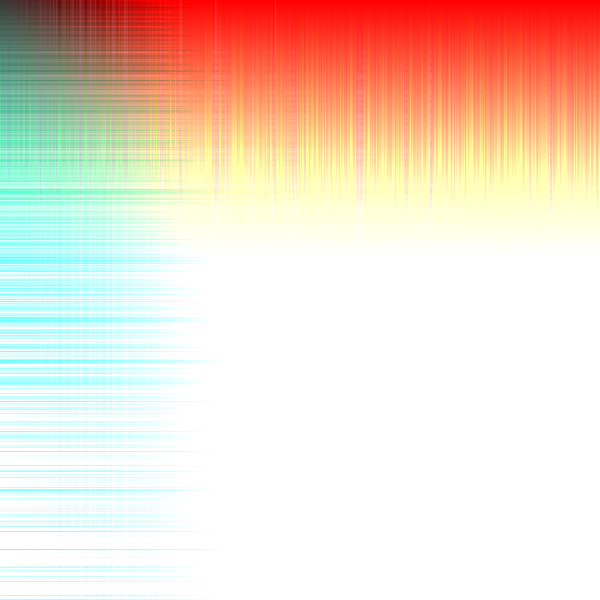
Frame 1 (no input)
Frame 60 (no input): identical to frame 1, image omitted
Frame 120 (the mouse pressed at the canvas centre since frame 60): identical to frame 1, image omitted

The p5.js sketch that drew this single still picture (run headless with seeded random() and noise() and a simulated clock; from frame 60 on, the mouse is pressed at the canvas centre):

// p5.js sketch
// ── sketch.js
// Based off of Dan Schiffman's code for The Coding Train 11.3 "The Pixel Array":
// https://www.youtube.com/watch?v=nMUMZ5YRxHI

function setup() {
  createCanvas(600, 600);
  ellipseMode(CENTER);
  fill(200, 50, 100);
  noStroke();
  pixelDensity(1);
}


function draw() {
  background(255);
  loadPixels();

  for (var y = 0; y < height; y++) {
    for (var x = 0; x < width; x++) {
      var index = (x + y * width) * 4;
      let nx = noise(x * 0.8);
      let ny = noise(y * 0.9);
      pixels[index] = x + ny * x + ny;
      // pixels[index+1] = ny*y+x+nx;
      pixels[index + 1] = y + nx * y + nx;
      pixels[index + 2] = (y) ^ 4 - nx * 4;
      // pixels[index+3] = x+y*ny-nx;
      pixels[index + 3] = (x * nx - y * ny) + 200;
    };
  };

  updatePixels();


}
